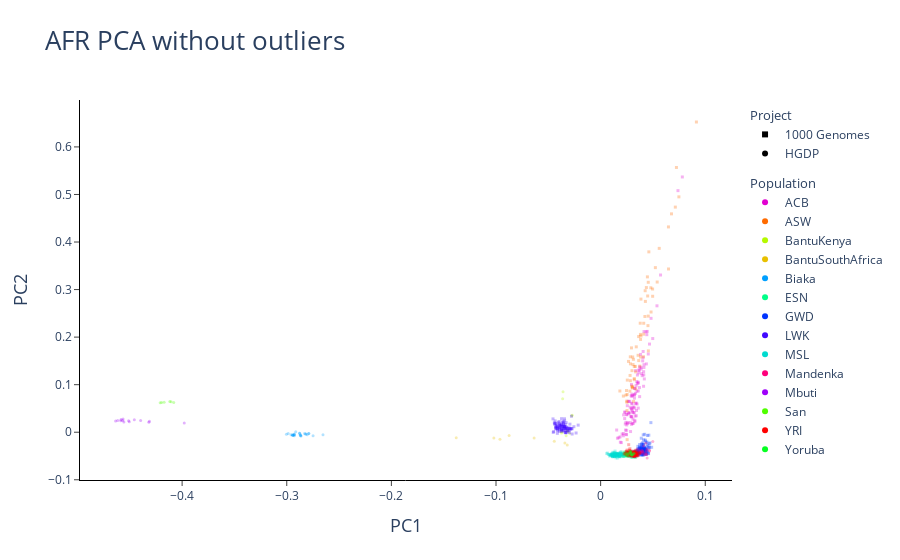
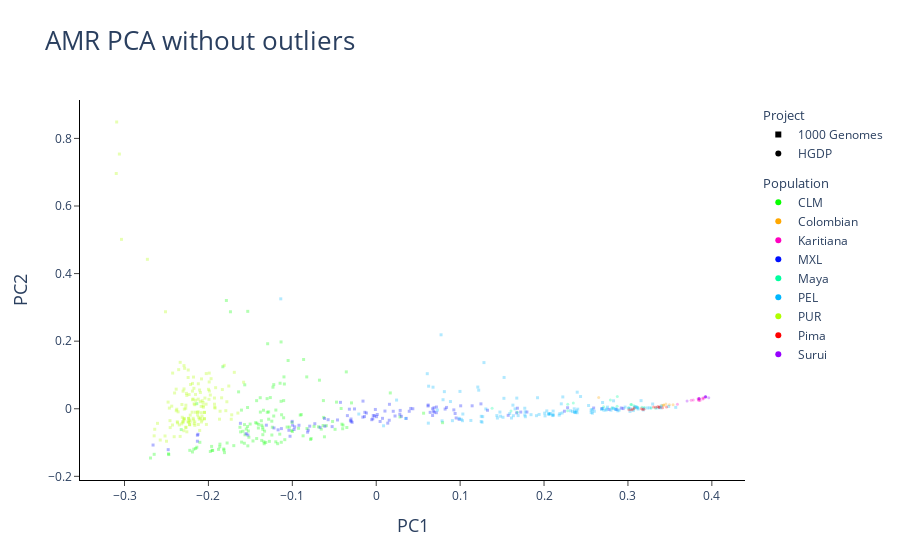

Notebook cell for these charts, in order:
### Markdown cell above
### 8.b.2. Plot

### Code cell
# Plot PCA
subcont_without_outliers = plot_subcont_pca(pc_scores_without_outliers_path, "without_outliers") 

# Show subcontinental PC1 Vs PC2 plots one by one 
for region in ['AFR', 'AMR', 'CSA', 'EAS', 'EUR', 'MID', 'OCE']:
    subcont_without_outliers[region].show()
    
# If you are only interested in one subcontinental region, you can do the following. Using AFR as an example:
subcont_without_outliers["AFR"].show()
